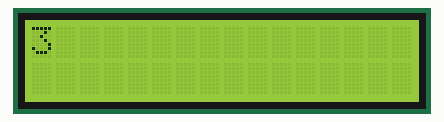
Bench run of a sketch on a simulated Arduino Uno, built with avr-gcc and run on an emulated ATmega328P. Shown: 16×2 character LCD.

Above: at 2.2 s.
At 4.3 s:
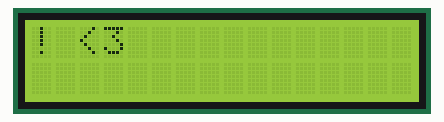
At 6.4 s:
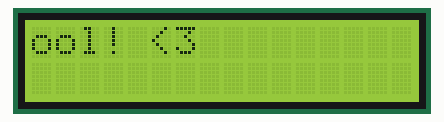
At 11.4 s:
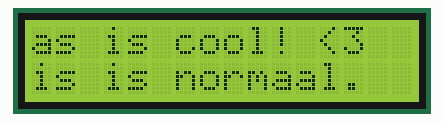
At 26.9 s:
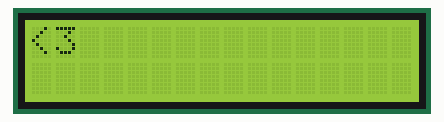
At 38.9 s:
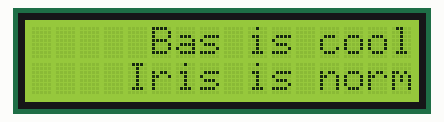

Measured:
- what the display in image 0 shows lasts 0.7 s, from 2.2 s to 2.9 s

The sketch:

LCD_walking_tekst.ino
```cpp
/*
  The circuit'setup:
 * LCD RS pin to digital pin 12
 * LCD Enable pin to digital pin 11
 * LCD D4 pin to digital pin 5
 * LCD D5 pin to digital pin 4
 * LCD D6 pin to digital pin 3
 * LCD D7 pin to digital pin 2
 * LCD R/W pin to ground
 * LCD VSS pin to ground
 * LCD VCC pin to 5V
 * 10K resistor:
 * ends to +5V and ground
 * wiper to LCD VO pin (pin 3)

 I Iris Edelsmid and Bas ter Bogt wrote this code, after inspiration from this tutorial:
 http://www.arduino.cc/en/Tutorial/LiquidCrystal
 */
#include <LiquidCrystal.h>                                      /* include the library code:*/

    LiquidCrystal lcd(12, 11, 5, 4, 3, 2);                      /* initialize the library with the numbers of the interface pins*/
    int screenWidth = 16;                                       /* Because this value is used more than once we'll make it a variable. so you onlye have to change this value*/
    String line1 = (" Bas is cool! <3 ");                           /*This is the displayed tekst, lateron in the code we'll call it line1 or line2*/
    String line2 = ("Iris is normaal.");
    int startPosition = -line1.length();                        /* We want it to look like the tekst scrolls into the screen rather than start and disapear to the right*/
    int currentPosition = startPosition;

void setup()
{
  // set up the LCD's number of columns and rows:
  lcd.begin(screenWidth, 2);
}

void loop()
{
    lcd.clear();
    bas(currentPosition);
    currentPosition = (++currentPosition<=screenWidth ) ?  currentPosition : startPosition;
}
```

Bas_method.ino
```cpp
void bas(int offset)
{

                                                                /* Print a message to the LCD.*/
  lcd.setCursor(offset, 0);                                     /* where the cursur wil be*/
  lcd.print(line1.substring((offset<0)? offset * -1: 0));       /* The stubstring is a function that removes characters from your string so it works negative('removing') by itself,
                                                                 * if you'd give it a nagative value it can't work, so if the given variable, called offset(coming from the startposition)
                                                                 * is smaller than 0, it will make it positive for the substring. If not it will make it 0, meaning it wont delete characters
                                                                 * from the string(line). Please mind that substring is one word, not two! (sub - string). So no camelcasing here */
  lcd.setCursor(offset, 1);                                     /* (note: line 1 is the second row, since counting begins with 0):*/
  lcd.print(line2.substring((offset<0)? offset * -1: 0));       /* same as explanation above O lcd.print line 1''*/
  delay(700);
}
```
